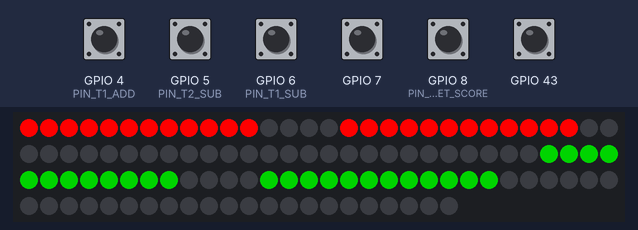
This sketch was run on a simulated ESP32. Parts: 112 RGB LEDs in strip order, left to right, continuing on the next row. The test bench sets the inputs (shaded band); at power-on: GPIO 4 (PIN_T1_ADD), GPIO 5 (PIN_T2_SUB), GPIO 6 (PIN_T1_SUB), GPIO 7, GPIO 8 (PIN_RESET_SCORE), GPIO 43 HIGH. EEPROM starts erased.

Above: at 1.2 s.
1.3 s: GPIO 4 (PIN_T1_ADD) pulled LOW for 0.15 s
3.0 s: GPIO 5 (PIN_T2_SUB) pulled LOW for 0.15 s
At 4.0 s:
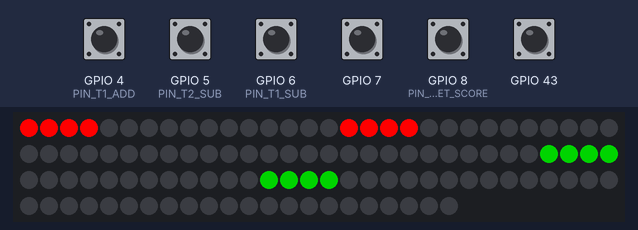
4.7 s: GPIO 6 (PIN_T1_SUB) pulled LOW for 0.15 s
6.4 s: GPIO 8 (PIN_RESET_SCORE) pulled LOW for 1 s
At 7.6 s:
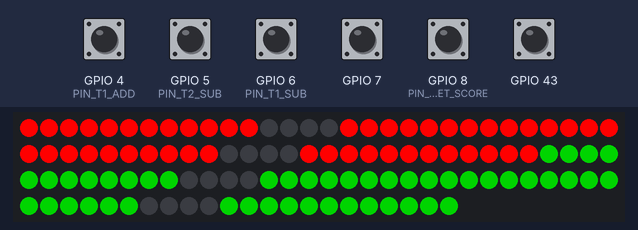
8.9 s: GPIO 43 pulled LOW for 0.15 s
At 9.7 s:
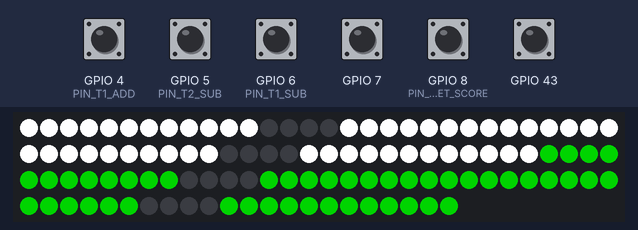
10.6 s: GPIO 4 (PIN_T1_ADD) pulled LOW for 0.15 s
At 12.2 s:
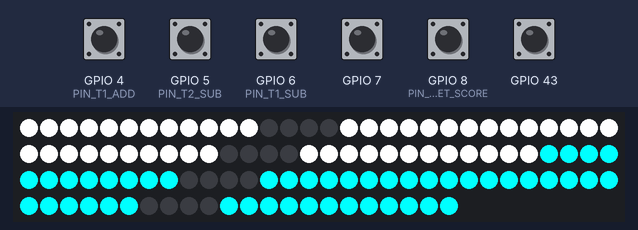
Timing chart, 0 to 13.3 s (numbered marks = the images above; inputs shaded):
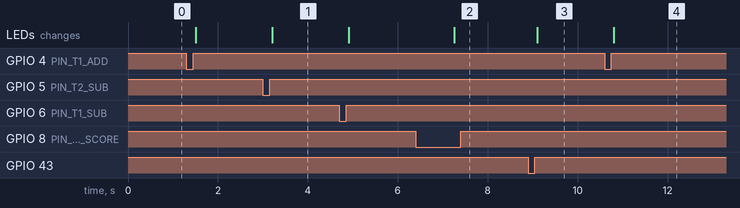

The sketch:

Scoreboard.ino
```cpp
#include <FastLED.h>
#include <OneButton.h>
#include <Preferences.h>

#define LEDS_PER_SEGMENT  4
#define LEDS_PER_DIGIT    (LEDS_PER_SEGMENT * 7)
#define NUM_LEDS          (LEDS_PER_DIGIT * 4)

#define PIN_DATA          D10
#define PIN_T1_ADD        D4
#define PIN_T1_SUB        D6
#define PIN_T2_ADD        D3
#define PIN_T2_SUB        D5
#define PIN_RESET_SCORE   D8
#define PIN_SWITCH_SIDES  D9

const unsigned long MIN_SCORE_CHANGE_TIME_MS = 500;
const unsigned long MIN_BRIGHTNESS_CHANGE_TIME_MS = 20;

const uint8_t DIGITS[] = {
  0b1110111,
  0b0010001,
  0b0111110,
  0b0111011,
  0b1011001,
  0b1101011,
  0b1101111,
  0b0110001,
  0b1111111,
  0b1111011,
};

const CRGB COLORS[] = {
  CRGB::Red,
  CRGB::DarkOrange,
  CRGB::Green,
  CRGB::Cyan,
  CRGB::Blue,
  CRGB::Purple,
  CRGB::BlueViolet,
  CRGB::White,
};

CRGB leds[NUM_LEDS];
OneButton team1AddButton;
OneButton team1SubButton;
OneButton team2AddButton;
OneButton team2SubButton;
OneButton resetScoreButton;
OneButton switchSidesButton;

unsigned long lastScoreChange = 0;
unsigned long lastBrightnessChange = 0;

bool inConfigMode = false;

struct PersistentViewState {
  uint8_t team1 = 0;
  uint8_t team2 = 0;
  uint8_t team1Color = 0;
  uint8_t team2Color = 3;
  uint8_t brightness = 255;
  uint8_t crc = 0;
};

Preferences prefs;
PersistentViewState viewState;

void setup() {
  FastLED.addLeds<WS2812B, PIN_DATA, GRB>(leds, NUM_LEDS);

  team1AddButton.setup(PIN_T1_ADD, INPUT_PULLUP, true);
  team1SubButton.setup(PIN_T1_SUB, INPUT_PULLUP, true);
  team2AddButton.setup(PIN_T2_ADD, INPUT_PULLUP, true);
  team2SubButton.setup(PIN_T2_SUB, INPUT_PULLUP, true);
  resetScoreButton.setup(PIN_RESET_SCORE, INPUT_PULLUP, true);
  switchSidesButton.setup(PIN_SWITCH_SIDES, INPUT_PULLUP, true);

  team1AddButton.attachClick(onT1Add);
  team1SubButton.attachClick(onT1Sub);
  team2AddButton.attachClick(onT2Add);
  team2SubButton.attachClick(onT2Sub);

  resetScoreButton.attachDoubleClick(onResetScore);
  switchSidesButton.attachDoubleClick(onSwitchSides);

  switchSidesButton.attachLongPressStart(onConfigToggle);

  team1AddButton.attachLongPressStart(onBrightnessUp);
  team1AddButton.attachDuringLongPress(onBrightnessUp);
  team1AddButton.attachLongPressStop(onBrightnessSave);
  team1SubButton.attachLongPressStart(onBrightnessDown);
  team1SubButton.attachDuringLongPress(onBrightnessDown);
  team1SubButton.attachLongPressStop(onBrightnessSave);

  loadViewState();

  // Test
  //viewState.team1 = 98;
  //viewState.team2 = 98;

  updateScoreBoard();
}

void loop() {
  team1AddButton.tick();
  team1SubButton.tick();
  team2AddButton.tick();
  team2SubButton.tick();
  resetScoreButton.tick();
  switchSidesButton.tick();
}

bool canChangeScore() {
  return millis() - lastScoreChange > MIN_SCORE_CHANGE_TIME_MS;
}

void onT1Add() {
  if(inConfigMode) {
    onT1ColorNext();
    return;
  }
  if(!canChangeScore()) return;
  if(viewState.team1 < 99) viewState.team1++;
  afterScoreChange();
}

void onT1Sub() {
  if(inConfigMode) {
    onT1ColorPrev();
    return;
  }
  if(!canChangeScore()) return;
  if(viewState.team1 > 0) viewState.team1--;
  afterScoreChange();
}

void onT2Add() {
  if(inConfigMode) {
    onT2ColorNext();
    return;
  }
  if(!canChangeScore()) return;
  if(viewState.team2 < 99) viewState.team2++;
  afterScoreChange();
}

void onT2Sub() {
  if(inConfigMode) {
    onT2ColorPrev();
    return;
  }
  if(!canChangeScore()) return;
  if(viewState.team2 > 0) viewState.team2--;
  afterScoreChange();
}

void onResetScore() {
  if(inConfigMode) return;
  if(!canChangeScore()) return;
  viewState.team1 = 0;
  viewState.team2 = 0;
  afterScoreChange();
}

void onSwitchSides() {
  if(inConfigMode) return;
  if(!canChangeScore()) return;
  uint8_t t1Temp = viewState.team1;
  viewState.team1 = viewState.team2;
  viewState.team2 = t1Temp;

  uint8_t t1ColorTemp = viewState.team1Color;
  viewState.team1Color = viewState.team2Color;
  viewState.team2Color = t1ColorTemp;

  afterScoreChange();
}

void afterScoreChange() {
  viewState.crc = calcViewStateChecksum();
  saveViewState();
  lastScoreChange = millis();
  updateScoreBoard();
}

bool canChangeBrightness() {
  return millis() - lastBrightnessChange > MIN_BRIGHTNESS_CHANGE_TIME_MS;
}

void onConfigToggle() {
  inConfigMode = !inConfigMode;
  updateScoreBoard();
}

void onBrightnessUp() {
  if(!inConfigMode) return;
  if(!canChangeBrightness()) return;
  int newBrightness = viewState.brightness;
  newBrightness = min(newBrightness + 1, 255);
  lastBrightnessChange = millis();
  viewState.brightness = newBrightness;
  viewState.crc = calcViewStateChecksum();
  updateScoreBoard();
}

void onBrightnessDown() {
  if(!inConfigMode) return;
  if(!canChangeBrightness()) return;
  int newBrightness = viewState.brightness;
  newBrightness = max(newBrightness - 1, 10);
  lastBrightnessChange = millis();
  viewState.brightness = newBrightness;
  viewState.crc = calcViewStateChecksum();
  updateScoreBoard();
}

void onBrightnessSave() {
  viewState.crc = calcViewStateChecksum();
  saveViewState();
  updateScoreBoard();
}

void onT1ColorNext() {
  if(!inConfigMode) return;
  uint8_t colorsLen = sizeof(COLORS)/sizeof(CRGB);
  int newColorIndex = (viewState.team1Color + 1) % colorsLen;
  if(newColorIndex == viewState.team2Color) {
    newColorIndex = (newColorIndex + 1) % colorsLen;
  }
  viewState.team1Color = newColorIndex;
  saveViewState();
  updateScoreBoard();
}

void onT1ColorPrev() {
  if(!inConfigMode) return;
  uint8_t colorsLen = sizeof(COLORS)/sizeof(CRGB);
  int newColorIndex = (viewState.team1Color - 1);
  if(newColorIndex < 0) newColorIndex = colorsLen - 1;
  if(newColorIndex == viewState.team2Color) {
    newColorIndex = (newColorIndex - 1);
    if(newColorIndex < 0) newColorIndex = colorsLen - 1;
  }
  viewState.team1Color = newColorIndex;
  saveViewState();
  updateScoreBoard();
}

void onT2ColorNext() {
  if(!inConfigMode) return;
  uint8_t colorsLen = sizeof(COLORS)/sizeof(CRGB);
  int newColorIndex = (viewState.team2Color + 1) % colorsLen;
  if(newColorIndex == viewState.team1Color) {
    newColorIndex = (newColorIndex + 1) % colorsLen;
  }
  viewState.team2Color = newColorIndex;
  saveViewState();
  updateScoreBoard();
}

void onT2ColorPrev() {
  if(!inConfigMode) return;
  uint8_t colorsLen = sizeof(COLORS)/sizeof(CRGB);
  int newColorIndex = (viewState.team2Color - 1);
  if(newColorIndex < 0) newColorIndex = colorsLen - 1;
  if(newColorIndex == viewState.team1Color) {
    newColorIndex = (newColorIndex - 1);
  }
  if(newColorIndex < 0) newColorIndex = colorsLen - 1;
  viewState.team2Color = newColorIndex;
  saveViewState();
  updateScoreBoard();
}

void updateScoreBoard() {
  if(inConfigMode) {
    setDigit(0, 0);
    setDigit(1, 0);
    setDigit(2, 0);
    setDigit(3, 0);
    FastLED.setBrightness(viewState.brightness);
    FastLED.show();
    return;
  }

  uint8_t team1Score = viewState.team1;
  uint8_t team2Score = viewState.team2;

  uint8_t t1d0 = team1Score % 10;
  uint8_t t1d1 = (team1Score/10) % 10;
  uint8_t t2d0 = team2Score % 10;
  uint8_t t2d1 = (team2Score/10) % 10;

  setDigit(0, t1d0);
  if(t1d1 == 0) {
    clearDigit(1);
  } else {
    setDigit(1, t1d1);
  }

  setDigit(2, t2d0);
  if(t2d1 == 0) {
    clearDigit(3);
  } else {
    setDigit(3, t2d1);
  }

  FastLED.setBrightness(viewState.brightness);
  FastLED.show();
}

void setDigit(uint8_t index, uint8_t digit) {
  CRGB color;
  uint8_t colorsLen = sizeof(COLORS)/sizeof(CRGB);
  if(index <= 1) {
    color = COLORS[viewState.team1Color % colorsLen];
  } else {
    color = COLORS[viewState.team2Color % colorsLen];
  }

  int start = index * LEDS_PER_DIGIT;
  for(int segment = 0; segment < 7; segment++) {
    CRGB segmentColor;
    bool segmentState = (DIGITS[digit] >> segment) & 1;
    if(segmentState) {
      segmentColor = color;
    } else {
      segmentColor = CRGB::Black;
    }
    for(int ledOfSegment = 0; ledOfSegment < LEDS_PER_SEGMENT; ledOfSegment++) {
      int ledIndex = start + (segment * LEDS_PER_SEGMENT) + ledOfSegment;
      leds[ledIndex] = segmentColor;
    }
  }
}

void clearDigit(uint8_t index) {
  int start = index * LEDS_PER_DIGIT;
  for(int x = start; x < start + LEDS_PER_DIGIT; x++) {
    leds[x] = CRGB::Black;
  }
}

uint8_t calcViewStateChecksum() {
    return viewState.team1 ^ viewState.team2 ^ viewState.team1Color ^ viewState.team2Color ^ viewState.brightness ^ 0xAA;
}

void saveViewState() {
    viewState.crc = calcViewStateChecksum();
    prefs.begin("scoreboard", false);
    prefs.putBytes("viewState", &viewState, sizeof(PersistentViewState));
    prefs.end();
}

void loadViewState() {
    prefs.begin("scoreboard", true);
    size_t len = prefs.getBytes("viewState", &viewState, sizeof(PersistentViewState));
    prefs.end();

    bool failed = len != sizeof(PersistentViewState);
    failed = failed || viewState.crc != calcViewStateChecksum();

    if(failed) {
      viewState.team1 = 0;
      viewState.team2 = 0;
      viewState.team1Color = 0;
      viewState.team2Color = 2;
      viewState.brightness = 255;
    }
    viewState.crc = calcViewStateChecksum();
}
```

Measured:
- after the input at 3.0 s, the LEDs: change after 0.21 s (image 1)
- after the input at 6.4 s, the LEDs: change after 0.85 s (image 2)
- after the input at 8.9 s, the LEDs: change after 0.21 s (image 3)
- after the input at 10.6 s, the LEDs: change after 0.21 s (image 4)
